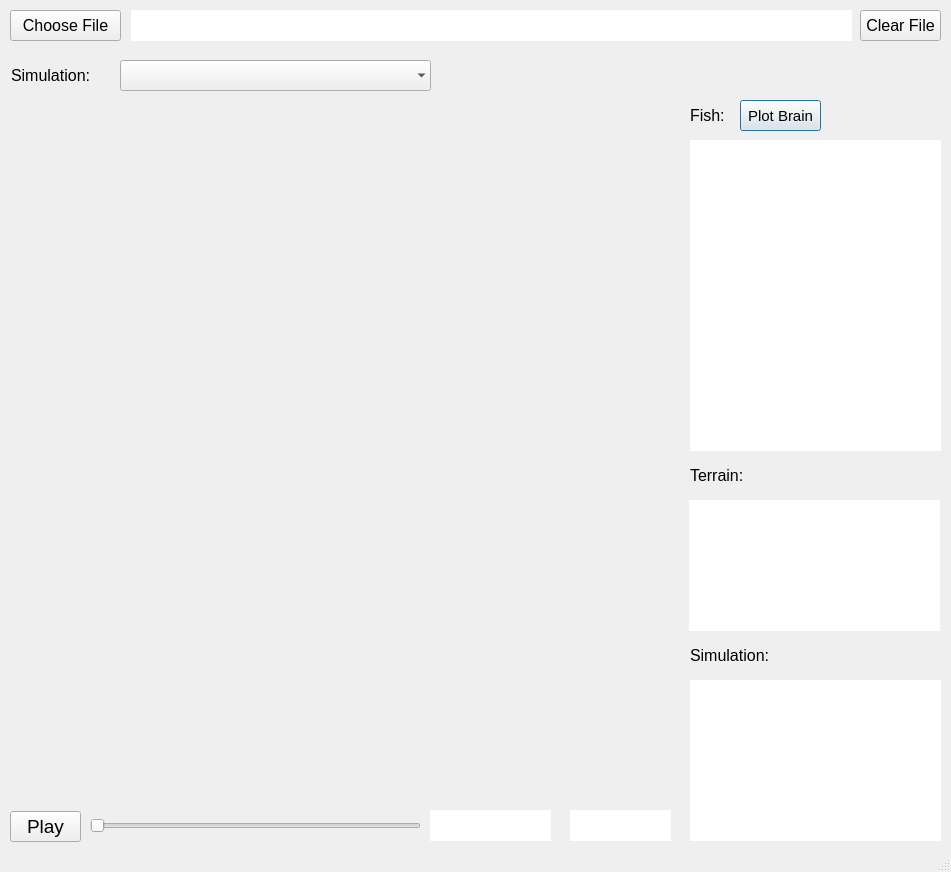
<?xml version="1.0" encoding="UTF-8"?>
<ui version="4.0">
 <class>SimulationViewer</class>
 <widget class="QMainWindow" name="SimulationViewer">
  <property name="geometry">
   <rect>
    <x>0</x>
    <y>0</y>
    <width>951</width>
    <height>872</height>
   </rect>
  </property>
  <property name="windowTitle">
   <string>SimulationViewer</string>
  </property>
  <widget class="QWidget" name="centralwidget">
   <widget class="QLabel" name="FishLabel">
    <property name="geometry">
     <rect>
      <x>690</x>
      <y>100</y>
      <width>41</width>
      <height>31</height>
     </rect>
    </property>
    <property name="font">
     <font>
      <pointsize>12</pointsize>
     </font>
    </property>
    <property name="text">
     <string>Fish:</string>
    </property>
   </widget>
   <widget class="QComboBox" name="SimulationComboBox">
    <property name="geometry">
     <rect>
      <x>120</x>
      <y>60</y>
      <width>311</width>
      <height>31</height>
     </rect>
    </property>
    <property name="font">
     <font>
      <pointsize>12</pointsize>
     </font>
    </property>
    <property name="frame">
     <bool>false</bool>
    </property>
   </widget>
   <widget class="QLabel" name="SimulationLabel">
    <property name="geometry">
     <rect>
      <x>11</x>
      <y>60</y>
      <width>91</width>
      <height>31</height>
     </rect>
    </property>
    <property name="font">
     <font>
      <pointsize>12</pointsize>
     </font>
    </property>
    <property name="text">
     <string>Simulation:</string>
    </property>
   </widget>
   <widget class="QPushButton" name="ChooseFileButton">
    <property name="geometry">
     <rect>
      <x>10</x>
      <y>10</y>
      <width>111</width>
      <height>31</height>
     </rect>
    </property>
    <property name="font">
     <font>
      <pointsize>12</pointsize>
     </font>
    </property>
    <property name="text">
     <string>Choose File</string>
    </property>
   </widget>
   <widget class="QTextBrowser" name="FilePathBrowser">
    <property name="geometry">
     <rect>
      <x>131</x>
      <y>10</y>
      <width>721</width>
      <height>31</height>
     </rect>
    </property>
    <property name="font">
     <font>
      <pointsize>12</pointsize>
     </font>
    </property>
    <property name="frameShape">
     <enum>QFrame::NoFrame</enum>
    </property>
    <property name="frameShadow">
     <enum>QFrame::Plain</enum>
    </property>
   </widget>
   <widget class="QLabel" name="TerrainLabel">
    <property name="geometry">
     <rect>
      <x>690</x>
      <y>460</y>
      <width>251</width>
      <height>31</height>
     </rect>
    </property>
    <property name="font">
     <font>
      <pointsize>12</pointsize>
     </font>
    </property>
    <property name="text">
     <string>Terrain:</string>
    </property>
   </widget>
   <widget class="QSlider" name="PlaySlider">
    <property name="geometry">
     <rect>
      <x>90</x>
      <y>810</y>
      <width>331</width>
      <height>31</height>
     </rect>
    </property>
    <property name="orientation">
     <enum>Qt::Horizontal</enum>
    </property>
   </widget>
   <widget class="QPushButton" name="PlayPauseButton">
    <property name="geometry">
     <rect>
      <x>10</x>
      <y>811</y>
      <width>71</width>
      <height>31</height>
     </rect>
    </property>
    <property name="font">
     <font>
      <pointsize>14</pointsize>
     </font>
    </property>
    <property name="text">
     <string>Play</string>
    </property>
   </widget>
   <widget class="QLabel" name="SimulationParamsLabel">
    <property name="geometry">
     <rect>
      <x>690</x>
      <y>640</y>
      <width>251</width>
      <height>31</height>
     </rect>
    </property>
    <property name="font">
     <font>
      <pointsize>12</pointsize>
     </font>
    </property>
    <property name="text">
     <string>Simulation:</string>
    </property>
   </widget>
   <widget class="QTableWidget" name="FishTableWidget">
    <property name="geometry">
     <rect>
      <x>690</x>
      <y>140</y>
      <width>251</width>
      <height>311</height>
     </rect>
    </property>
    <property name="font">
     <font>
      <pointsize>10</pointsize>
     </font>
    </property>
    <property name="frameShape">
     <enum>QFrame::NoFrame</enum>
    </property>
    <property name="frameShadow">
     <enum>QFrame::Plain</enum>
    </property>
    <property name="showGrid">
     <bool>false</bool>
    </property>
    <property name="rowCount">
     <number>8</number>
    </property>
    <property name="columnCount">
     <number>2</number>
    </property>
    <attribute name="horizontalHeaderVisible">
     <bool>false</bool>
    </attribute>
    <attribute name="horizontalHeaderCascadingSectionResizes">
     <bool>false</bool>
    </attribute>
    <attribute name="horizontalHeaderDefaultSectionSize">
     <number>120</number>
    </attribute>
    <attribute name="verticalHeaderVisible">
     <bool>false</bool>
    </attribute>
    <row/>
    <row/>
    <row/>
    <row/>
    <row/>
    <row/>
    <row/>
    <row/>
    <column/>
    <column/>
   </widget>
   <widget class="QTableWidget" name="SimulationTableWidget">
    <property name="geometry">
     <rect>
      <x>690</x>
      <y>680</y>
      <width>251</width>
      <height>161</height>
     </rect>
    </property>
    <property name="font">
     <font>
      <pointsize>10</pointsize>
     </font>
    </property>
    <property name="frameShape">
     <enum>QFrame::NoFrame</enum>
    </property>
    <property name="frameShadow">
     <enum>QFrame::Plain</enum>
    </property>
    <property name="showGrid">
     <bool>false</bool>
    </property>
    <property name="rowCount">
     <number>4</number>
    </property>
    <property name="columnCount">
     <number>2</number>
    </property>
    <attribute name="horizontalHeaderVisible">
     <bool>false</bool>
    </attribute>
    <attribute name="horizontalHeaderDefaultSectionSize">
     <number>120</number>
    </attribute>
    <attribute name="verticalHeaderVisible">
     <bool>false</bool>
    </attribute>
    <row/>
    <row/>
    <row/>
    <row/>
    <column/>
    <column/>
   </widget>
   <widget class="QTableWidget" name="TerrainTableWidget">
    <property name="geometry">
     <rect>
      <x>689</x>
      <y>500</y>
      <width>251</width>
      <height>131</height>
     </rect>
    </property>
    <property name="font">
     <font>
      <pointsize>10</pointsize>
     </font>
    </property>
    <property name="frameShape">
     <enum>QFrame::NoFrame</enum>
    </property>
    <property name="frameShadow">
     <enum>QFrame::Plain</enum>
    </property>
    <property name="showGrid">
     <bool>false</bool>
    </property>
    <property name="rowCount">
     <number>3</number>
    </property>
    <property name="columnCount">
     <number>2</number>
    </property>
    <attribute name="horizontalHeaderVisible">
     <bool>false</bool>
    </attribute>
    <attribute name="horizontalHeaderDefaultSectionSize">
     <number>120</number>
    </attribute>
    <attribute name="verticalHeaderVisible">
     <bool>false</bool>
    </attribute>
    <row/>
    <row/>
    <row/>
    <column/>
    <column/>
   </widget>
   <widget class="QPushButton" name="PlotBrainButton">
    <property name="geometry">
     <rect>
      <x>740</x>
      <y>100</y>
      <width>81</width>
      <height>31</height>
     </rect>
    </property>
    <property name="font">
     <font>
      <pointsize>11</pointsize>
     </font>
    </property>
    <property name="text">
     <string>Plot Brain</string>
    </property>
    <property name="autoDefault">
     <bool>true</bool>
    </property>
    <property name="default">
     <bool>true</bool>
    </property>
    <property name="flat">
     <bool>false</bool>
    </property>
   </widget>
   <widget class="QPushButton" name="ClearFileButton">
    <property name="geometry">
     <rect>
      <x>860</x>
      <y>10</y>
      <width>81</width>
      <height>31</height>
     </rect>
    </property>
    <property name="font">
     <font>
      <pointsize>12</pointsize>
     </font>
    </property>
    <property name="text">
     <string>Clear File</string>
    </property>
   </widget>
   <widget class="QTextBrowser" name="TimeTextBrowser">
    <property name="geometry">
     <rect>
      <x>430</x>
      <y>810</y>
      <width>121</width>
      <height>31</height>
     </rect>
    </property>
    <property name="font">
     <font>
      <pointsize>12</pointsize>
     </font>
    </property>
    <property name="styleSheet">
     <string notr="true">color: rgb(0, 85, 255);</string>
    </property>
    <property name="frameShape">
     <enum>QFrame::NoFrame</enum>
    </property>
    <property name="frameShadow">
     <enum>QFrame::Plain</enum>
    </property>
   </widget>
   <widget class="QTextBrowser" name="HealthTextBrowser">
    <property name="geometry">
     <rect>
      <x>570</x>
      <y>810</y>
      <width>101</width>
      <height>31</height>
     </rect>
    </property>
    <property name="font">
     <font>
      <pointsize>12</pointsize>
     </font>
    </property>
    <property name="styleSheet">
     <string notr="true">color: rgb(155, 0, 0);</string>
    </property>
    <property name="frameShape">
     <enum>QFrame::NoFrame</enum>
    </property>
    <property name="frameShadow">
     <enum>QFrame::Plain</enum>
    </property>
   </widget>
   <widget class="QWidget" name="ToolbarWidget" native="true">
    <property name="geometry">
     <rect>
      <x>10</x>
      <y>100</y>
      <width>661</width>
      <height>41</height>
     </rect>
    </property>
   </widget>
   <widget class="QWidget" name="verticalLayoutWidget">
    <property name="geometry">
     <rect>
      <x>10</x>
      <y>140</y>
      <width>661</width>
      <height>661</height>
     </rect>
    </property>
    <layout class="QVBoxLayout" name="MovieLayout"/>
   </widget>
  </widget>
  <widget class="QStatusBar" name="statusbar"/>
 </widget>
 <resources/>
 <connections/>
</ui>
